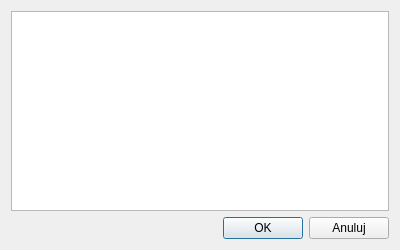
<?xml version="1.0" encoding="UTF-8"?>
<ui version="4.0">
 <class>SpecialText</class>
 <widget class="QDialog" name="SpecialText">
  <property name="geometry">
   <rect>
    <x>0</x>
    <y>0</y>
    <width>400</width>
    <height>250</height>
   </rect>
  </property>
  <property name="minimumSize">
   <size>
    <width>400</width>
    <height>250</height>
   </size>
  </property>
  <property name="maximumSize">
   <size>
    <width>400</width>
    <height>250</height>
   </size>
  </property>
  <property name="windowTitle">
   <string>Dialog</string>
  </property>
  <layout class="QGridLayout" name="gridLayout">
   <item row="0" column="0" colspan="3">
    <widget class="QTextEdit" name="textEdit"/>
   </item>
   <item row="1" column="0">
    <spacer name="horizontalSpacer">
     <property name="orientation">
      <enum>Qt::Horizontal</enum>
     </property>
     <property name="sizeHint" stdset="0">
      <size>
       <width>201</width>
       <height>20</height>
      </size>
     </property>
    </spacer>
   </item>
   <item row="1" column="1">
    <widget class="QPushButton" name="pushButtonSave">
     <property name="text">
      <string>OK</string>
     </property>
    </widget>
   </item>
   <item row="1" column="2">
    <widget class="QPushButton" name="pushButtonCancel">
     <property name="text">
      <string>Anuluj</string>
     </property>
    </widget>
   </item>
  </layout>
 </widget>
 <resources/>
 <connections/>
</ui>
